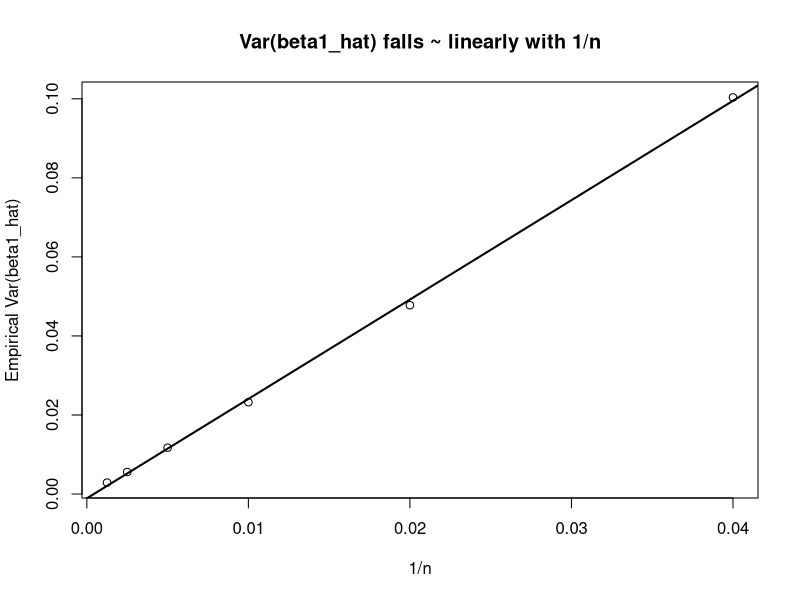
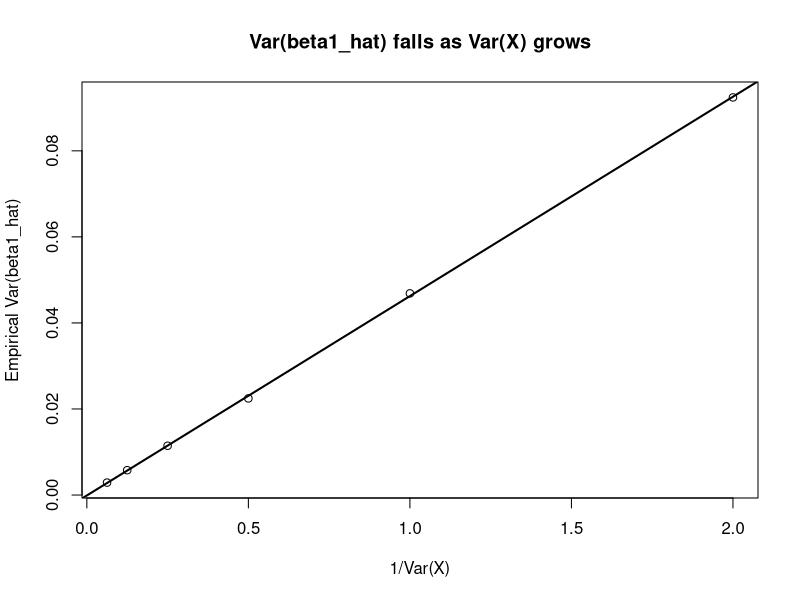
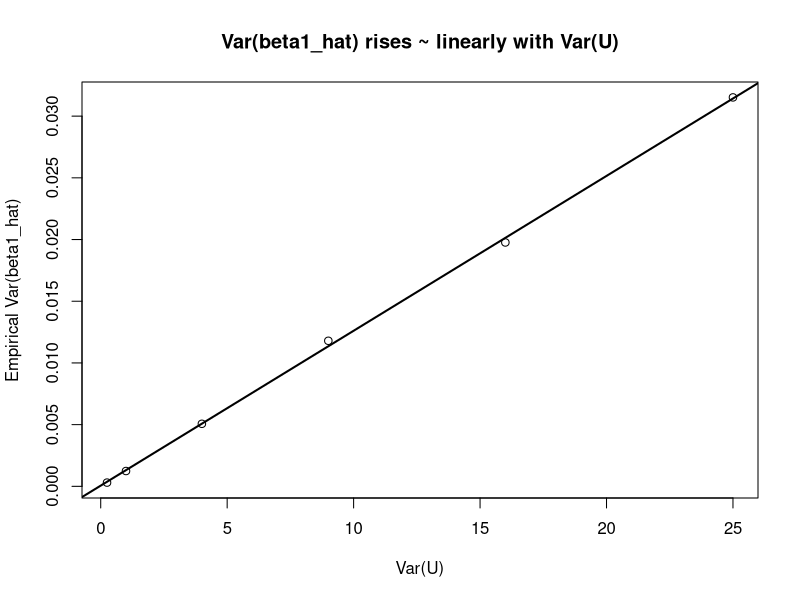

The R script that drew these images, in order:
# Simulation: Var(beta_hat) ∝ Var(u)  and  Var(beta_hat) ∝ 1/(n * Var(X))
# Model: Y = beta0 + beta1 * X + u
# Under standard OLS assumptions (homoskedastic u), approx:
#   Var(beta1_hat | X) = sigma_u^2 / Sxx
# and for random X with Var(X)=vX, Sxx ≈ n * vX,
# so Var(beta1_hat) ≈ sigma_u^2 / (n * Var(X)).

set.seed(123)

sim_beta1_var <- function(n, varX, varU, R = 5000, beta0 = 0, beta1 = 2) {
  b1hat <- numeric(R)
  
  for (r in 1:R) {
    # Generate regressor with desired variance:
    # If X ~ N(0, varX), then Var(X) = varX
    X <- rnorm(n, mean = 0, sd = sqrt(varX))
    
    # Noise with Var(u) = varU
    u <- rnorm(n, mean = 0, sd = sqrt(varU))
    
    Y <- beta0 + beta1 * X + u
    fit <- lm(Y ~ X)
    b1hat[r] <- coef(fit)[["X"]]
  }
  
  # Return empirical variance and the theoretical approximation using n*Var(X)
  empirical_var <- var(b1hat)
  theory_approx <- varU / (n * varX)
  
  c(empirical_var = empirical_var, theory_approx = theory_approx)
}


# 1) Inverse in n (hold VarX and VarU fixed)
n_grid <- c(25, 50, 100, 200, 400, 800)
varX_fixed <- 4
varU_fixed <- 9

res_n <- t(sapply(n_grid, function(n) sim_beta1_var(n, varX_fixed, varU_fixed)))
res_n <- data.frame(n = n_grid,
                    empirical = res_n[, "empirical_var"],
                    theory = res_n[, "theory_approx"],
                    ratio_emp_to_theory = res_n[, "empirical_var"] / res_n[, "theory_approx"])
print(res_n)

# Optional plot: Var(beta1_hat) vs 1/n should look linear
plot(1 / res_n$n, res_n$empirical,
     xlab = "1/n", ylab = "Empirical Var(beta1_hat)",
     main = "Var(beta1_hat) falls ~ linearly with 1/n")
abline(lm(empirical ~ I(1/n), data = res_n), lwd = 2)

# 2) Inverse in Var(X) (hold n and VarU fixed)
varX_grid <- c(0.5, 1, 2, 4, 8, 16)
n_fixed <- 200
varU_fixed <- 9

res_x <- t(sapply(varX_grid, function(vx) sim_beta1_var(n_fixed, vx, varU_fixed)))
res_x <- data.frame(varX = varX_grid,
                    empirical = res_x[, "empirical_var"],
                    theory = res_x[, "theory_approx"],
                    ratio_emp_to_theory = res_x[, "empirical_var"] / res_x[, "theory_approx"])
print(res_x)

#Var(beta1_hat) vs 1/Var(X) should look linear
plot(1 / res_x$varX, res_x$empirical,
     xlab = "1/Var(X)", ylab = "Empirical Var(beta1_hat)",
     main = "Var(beta1_hat) falls as Var(X) grows")
abline(lm(empirical ~ I(1/varX), data = res_x), lwd = 2)


# 3) Direct in Var(U) (hold n and VarX fixed)

varU_grid <- c(0.25, 1, 4, 9, 16, 25)
n_fixed <- 200
varX_fixed <- 4

res_u <- t(sapply(varU_grid, function(vu) sim_beta1_var(n_fixed, varX_fixed, vu)))
res_u <- data.frame(varU = varU_grid,
                    empirical = res_u[, "empirical_var"],
                    theory = res_u[, "theory_approx"],
                    ratio_emp_to_theory = res_u[, "empirical_var"] / res_u[, "theory_approx"])
print(res_u)

# Var(beta1_hat) vs Var(U) should look linear
plot(res_u$varU, res_u$empirical,
     xlab = "Var(U)", ylab = "Empirical Var(beta1_hat)",
     main = "Var(beta1_hat) rises ~ linearly with Var(U)")
abline(lm(empirical ~ varU, data = res_u), lwd = 2)

# ratio_emp_to_theory should be near a constant ~ 1
# (Monte Carlo noise shrinks as R increases).
# ------------------------------------------------------------
